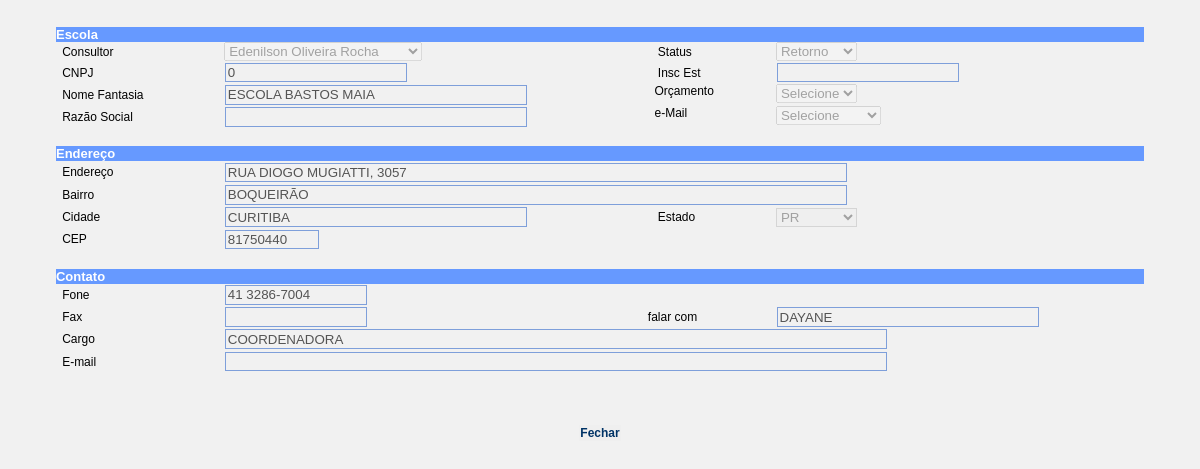
The page /ficha_escola.php?cod=132 (signed in) on the database its author committed.
### tables this page shows
CREATE TABLE `escola` (
  `idesc` int(10) unsigned NOT NULL auto_increment,
  `idpes` int(10) unsigned NOT NULL,
  `data_cadastro` date default NULL,
  `cnpj` decimal(14,0) default NULL,
  `insc_est` varchar(14) default NULL,
  `nome_fantasia` varchar(80) default NULL,
  `razao_social` varchar(80) default NULL,
  `endereco` varchar(80) default NULL,
  `bairro` varchar(40) default NULL,
  `cep` char(8) default NULL,
  `cidade` varchar(40) default NULL,
  `uf` char(2) default NULL,
  `fone` varchar(20) default NULL,
  `fax` varchar(20) default NULL,
  `falar_com` varchar(40) default NULL,
  `cargo` varchar(40) default NULL,
  `email` varchar(80) default NULL,
  `ensino_inf` char(1) default NULL,
  `ensino_inf_nr` int(10) unsigned default NULL,
  `ensino_fun1` char(1) default NULL,
  `ensino_fun1_nr` int(10) unsigned default NULL,
  `ensino_fun2` char(1) default NULL,
  `ensino_fun2_nr` int(10) unsigned default NULL,
  `ensino_med` char(1) default NULL,
  `ensino_med_nr` int(10) unsigned default NULL,
  `ensino_total` int(10) unsigned default NULL,
  `sistema` char(1) default NULL,
  `jogos` char(1) default NULL,
  `apm_representante` varchar(40) default NULL,
  `apm_telefone` varchar(20) default NULL,
  `acessa_internet` char(1) default NULL,
  `acessa_ineternet_out` varchar(40) default NULL,
  `env_pais` char(1) default NULL,
  `env_pais_outros` varchar(40) default NULL,
  `transporte` char(1) default NULL,
  `tranporte_outros` varchar(40) default NULL,
  `orcamento` char(1) NOT NULL default '',
  `email_tipo` char(1) NOT NULL default '',
  `status` char(1) NOT NULL default '',
  PRIMARY KEY  (`idesc`),
  KEY `idx_idpes` (`idpes`)
);

CREATE TABLE `pessoa` (
  `idpes` int(10) unsigned NOT NULL auto_increment,
  `nome` varchar(80) default NULL,
  PRIMARY KEY  (`idpes`)
);

### includes/populaCombo.inc.php (called while the page is built, shortened)
<?php
function populaCombo($tabela, $campo1, $campo2, $condicao, $ordem){
	$host="localhost";
	$username="educacional";
	$password="#educa";
	$database="educacional";
	$_res = array();
	$i = 0;
	$SQL = "SELECT " . $campo1 . "," . $campo2 . " FROM " . $tabela;
	if($ordem != ""){
		$SQL .= " ORDER BY " . $ordem;
	}
	$result=mysql_query($SQL);
	while($l = mysql_fetch_array($result)) {
		$_res[$i] = array();
		foreach($l as $campo => $valor) $_res[$i][strtolower($campo)] = $valor;
		$i++;
	}
	return $_res;
}
?>

### ficha_escola.php (the view, shortened to what this page needs)
<?
	require_once("includes/populaCombo.inc.php");
	$SQL = "SELECT * FROM escola WHERE idesc = " . $_GET["cod"];
	$result = mysql_query($SQL);
	$dados = mysql_fetch_array($result);
?>
<html>
<head>
<link href="css/tecnodata.css" rel="stylesheet" type="text/css">
<link href="tmt_validator/style.css" rel="stylesheet" type="text/css">
</head>
<body bgcolor="#FFFFFF" >
<form method="post" name="frmCad" id="frmCad" action="<? echo $_SERVER["PHP_SELF"]; ?>" >
			<center>
				<table border="0" width="95%" cellspacing="0" cellpadding="0">
					<tr>
						<td colspan="5" class="tdfun"><table width="100%" border="0" cellspacing="0" cellpadding="0">
								<tr>
									<td bgcolor="#6699FF"><font color="#FFFFFF" size="2" face="arial"><b><span class="titulo">Escola
                </span></b></font></td>
								</tr>
					</table>					</tr>
					<tr>
      <td width="4" valign="top">&nbsp;</td>
      <td width="117" id="cbConsultor"><span class="style10 style11">Consultor</span></td>
      <td valign="top">
		<? $arrayUsuario = populaCombo("pessoa","idpes","nome","","nome"); ?>
		<select name="cbConsultor" disabled="disabled"/>
		<?
		for ($i = 0; $i < count($arrayUsuario); ++$i) {
		?>
		<option value="<? echo $arrayUsuario[$i][0]; ?>" <? if ($dados["idpes"]==$arrayUsuario[$i][0]){ echo "selected"; } ?>><? echo $arrayUsuario[$i][1]; ?></option>
		<?
		}
		?>
		</select>	  </td>
      <td class="style7 style11 style10">&nbsp;&nbsp;&nbsp;Status</td>
      <td valign="top">
	  <select name="cbStatus" id="cbStatus" disabled="disabled">
	      <option value="R" <? if ($dados["status"]=="R"){ echo "selected"; } ?>>Retorno</option>
      </select>      </td>
				  </tr>
<tr>
						<td>&nbsp;</td>
						<td id="txtCNPJ"><span class="style10 style11">CNPJ</span></td>
						<td><input name="txtCNPJ" type="text" id="txtCNPJ" value="<? echo $dados["cnpj"];?>" disabled="disabled"></td>
						<td width="92" class="style7"><span class="texto style4 style1 style11 style10">&nbsp;&nbsp;&nbsp;Insc Est </span></td>
						<td width="165" align="left"><input name="txtInsEST" disabled="disabled" type="text" id="txtInsEST" value="<? echo $dados["insc_est"];?>"></td>
</tr>
    <tr>
      <td valign="top">&nbsp;</td>
      <td id="txtNomfanta"><span class="style10 style11">Nome Fantasia </span></td>
      <td valign="top"><input name="txtNomfanta" type="text" class="required" id="txtNomfanta" size="35" disabled="disabled" value="<? echo $dados["nome_fantasia"];?>"/></td>
      <td valign="top"><span class="style12">&nbsp; Orçamento</span></td>
      <td valign="top">
	  <select name="cbOrcamento" id="cbOrcamento" disabled="disabled">
          <option value="">Selecione</option>
      </select>	  </td>
    </tr>
    <tr>
      <td valign="top">&nbsp;</td>
      <td><span class="style7 style10 style11" >Raz&atilde;o Social </span></td>
      <td valign="top"><input name="txtRazSoc" disabled="disabled" type="text" id="txtRazSoc" value="<? echo $dados["razao_social"];?>" size="35"></td>
      <td valign="top"><span class="style12">&nbsp; e-Mail</span></td>
      <td valign="top">
	  <select name="cbEmail" id="cbEmail" disabled="disabled">
          <option value="">Selecione</option>
      </select>	  </td>
    </tr>
					<tr>
						<td valign="top" colspan="5">&nbsp;</td>
					</tr>
					<tr>
						<td colspan="5" bgcolor="#6699FF" class="tdfun"><font color="#FFFFFF" size="2" face="arial"><b>Endere&ccedil;o</b></font></td>
					</tr>
					<tr>
						<td>&nbsp;</td>
						<td id="txtEnd"><span class="style12">Endereço</span></td>
						<td colspan="3"><input name="txtEnd" type="text" class="required" id="txtEnd" value="<? echo $dados["endereco"];?>" size="75" disabled="disabled"/></td>
					</tr>
					<tr>
						<td>&nbsp;</td>
						<td id="txtBairro"><span class="style12">Bairro</span></td>
						<td colspan="3"><input name="txtBairro" type="text" class="required" id="txtBairro" value="<? echo $dados["bairro"];?>" size="75" disabled="disabled" /></td>
					</tr>
					<tr>
						<td>&nbsp;</td>
						<td id="txtCidade"><span class="style12">Cidade</span></td>
						<td><input name="txtCidade" disabled="disabled" type="text" class="required" id="txtCidade" value="<? echo $dados["cidade"];?>" size="35" /></td>
						<td id="cbUF"><span class="style12">&nbsp;&nbsp;&nbsp;Estado</span></td>
						<td align="left">
						<select name="cbUF" size="1" class="required" id="cbUF" disabled="disabled">
							<option value="PR"<? if ($dados["uf"]=="PR"){ echo "selected"; } ?>>PR</option>
						</select>							</td>
					</tr>
					<tr>
						<td>&nbsp;</td>
						<td id="txtCEP"><span class="style12">CEP</span></td>
					    <td width="223"><input name="txtCEP" class="required" id="txtCEP" value="<? echo $dados["cep"];?>" size="9"  disabled="disabled" />
					        <font size="1" face="Verdana, Arial, Helvetica, sans-serif"></font></td>
						<td><span class="texto style4 style1 style10 style11">&nbsp;&nbsp;&nbsp;</span></td>
				    <td align="left">					</tr>
					<tr>
						<td colspan="5">&nbsp;</td>
					</tr>
<tr>
						<td colspan="5" bgcolor="#6699FF" class="tdfun">
							<font color="#FFFFFF" size="2" face="arial"><b>Contato</b></font></td>
				  </tr>
					<tr>
						<td>&nbsp;</td>
						<td id="txtFone"><span class="style12">Fone</span></td>
						<td><input name="txtFone" class="required" id="txtFone" value="<? echo $dados["fone"];?>" size="15"  disabled="disabled" />						</td>
					</tr>
					<tr>
						<td>&nbsp;</td>
						<td><span class="style7 style10 style11" >Fax</span></td>
						<td colspan="1"><input name="txtFAX" disabled="disabled" type="text" id="txtFAX" value="<? echo $dados["fax"];?>" size="15" maxlength="19"></td>
						<td id="txtFalarCom"><span class="style12">falar com</span></td>
					  <td><input name="txtFalarCom" type="text" class="required" id="txtFalarCom" value="<? echo $dados["falar_com"];?>" size="30" maxlength="50" disabled="disabled" /></td>
					</tr>
					<tr>
						<td>&nbsp;</td>
						<td><span class="style4 style1 style10 style11">Cargo</span></td>
						<td colspan="3"><input name="txtCargo" type="text" id="txtCargo" disabled="disabled" value="<? echo $dados["cargo"];?>" size="80"></td>
					</tr>
					<tr>
						<td>&nbsp;</td>
						<td><span class="style7 style10 style11" >E-mail</span></td>
					  <td colspan="3"><input name="txtEmail" type="text" id="txtEmail" value="<? echo $dados["email"];?>" size="80" disabled="disabled"  /></td>
					</tr>
					<tr>
						<td>&nbsp;</td>
						<td>&nbsp;</td>
        <td colspan="3">&nbsp;</td>
					</tr>
					<tr>
						<td colspan="5">&nbsp;</td>
					</tr>
				</table>
				<br>
				<input name="btGravar" type="button" onClick="javascript:window.close();" class="label_botao" id="btGravar" value="Fechar">
	</center>
		</form>
</body>
</html>

### css/tecnodata.css (style rules this page uses)
.label_botao { font-family: Verdana, Arial, Helvetica, sans-serif; font-size: 12px; font-style: normal; font-weight: bold; font-variant: normal; color: #003366; border-top-style: none; border-right-style: none; border-bottom-style: none; border-left-style: none; }

### tmt_validator/style.css (style rules this page uses)
div.docBlock, h1, h3, fieldset, input, textarea { border: 0.1em; border-color: #7E9FDA; border-style: solid; padding: 0.1em; }
html, body { background-color: #F1F1F1; font-family: Verdana, Geneva, Arial, Helvetica, sans-serif; font-size: 0.9em; margin: 1em; }
input { margin: 0.1em; }
.required { background-image: url(images/required.gif); background-position: right; background-repeat: no-repeat; }

### ficha_escola.php (style rules this page uses)
.style11 { font-size: 12px }
.style12 { font-family: Verdana, Arial, Helvetica, sans-serif; font-size: 12px; }

### rows shown on the page
escola: cbConsultor "Edenilson Oliveira Rocha", cbStatus "Retorno", txtCNPJ "0", txtNomfanta "ESCOLA BASTOS MAIA", txtEnd "RUA DIOGO MUGIATTI, 3057", txtBairro "BOQUEIRÃO", txtCidade "CURITIBA", cbUF "PR", txtCEP "81750440", txtFone "41 3286-7004", txtFalarCom "DAYANE", txtCargo "COORDENADORA"
